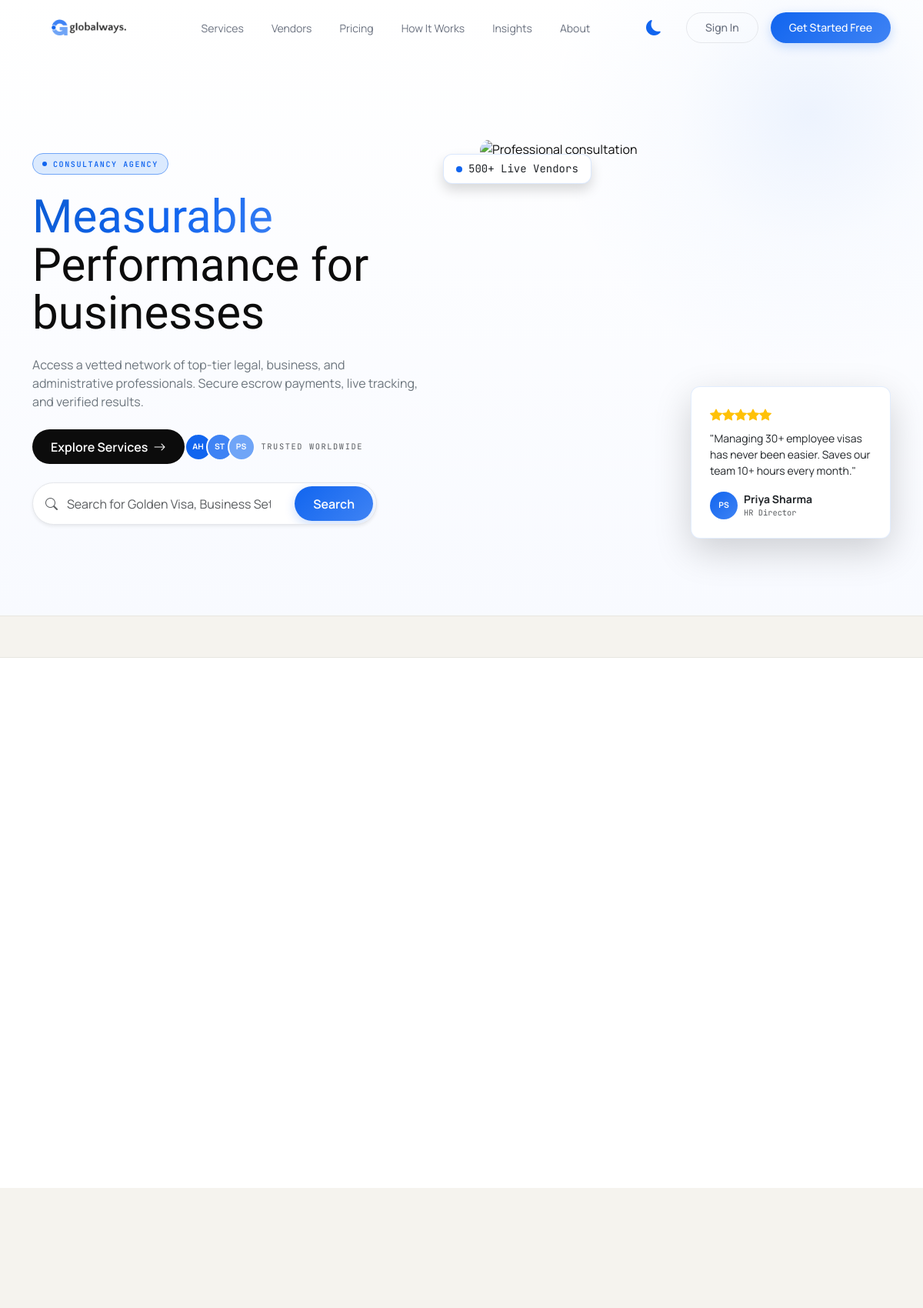
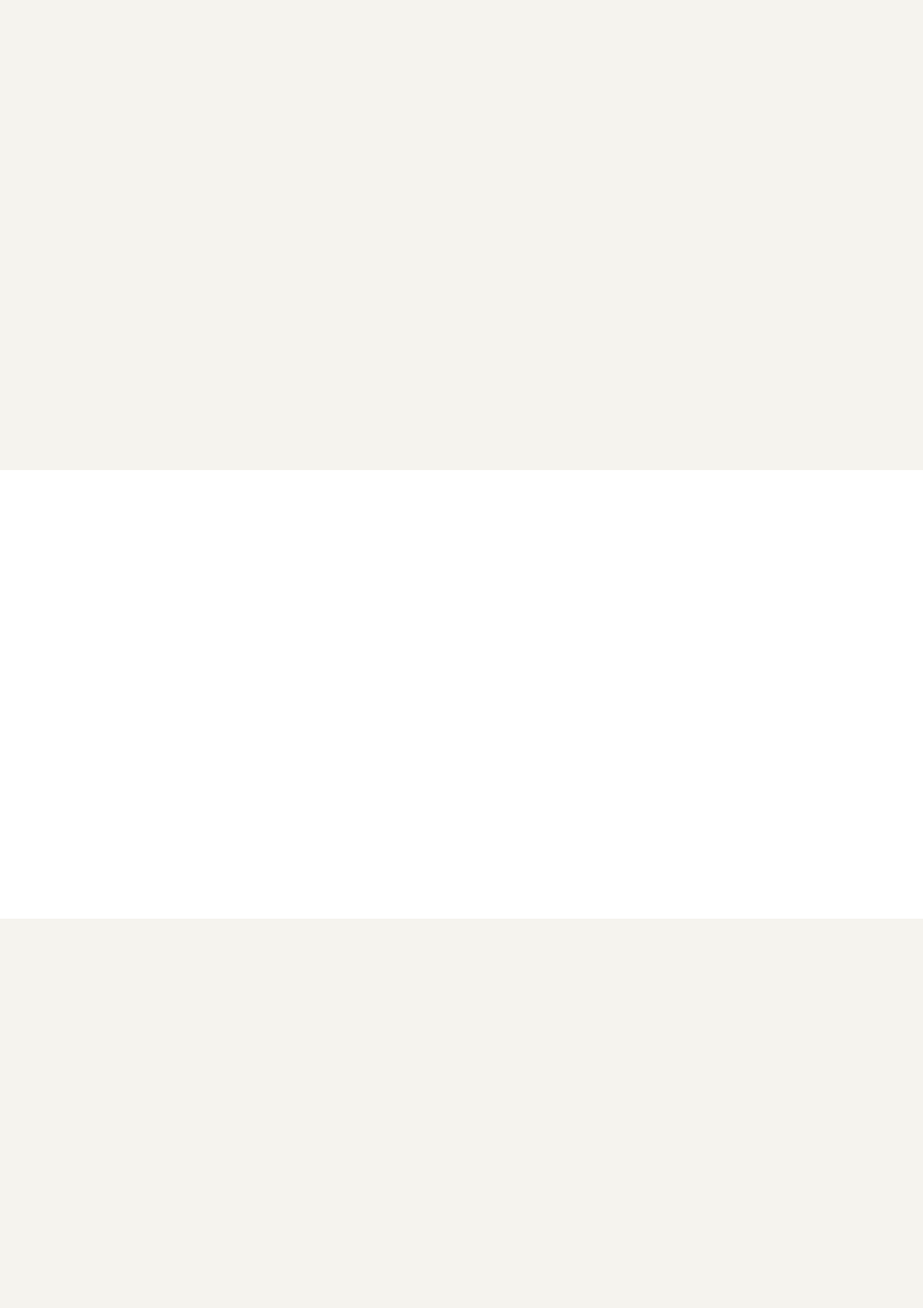
The page / (upper part) on the database its author committed (2 pictures, top to bottom).
### tables this page shows
CREATE TABLE `menu_items` (
  `id` int(10) unsigned NOT NULL AUTO_INCREMENT,
  `menu_id` int(10) unsigned NOT NULL,
  `parent_id` int(10) unsigned DEFAULT NULL,
  `title` varchar(150) NOT NULL,
  `url` varchar(255) NOT NULL,
  `sort_order` int(11) DEFAULT 0,
  PRIMARY KEY (`id`),
  KEY `idx_menu_id` (`menu_id`),
  CONSTRAINT `fk_menu_items_menu` FOREIGN KEY (`menu_id`) REFERENCES `menus` (`id`) ON DELETE CASCADE
);

CREATE TABLE `testimonials` (
  `id` int(10) unsigned NOT NULL AUTO_INCREMENT,
  `uuid` char(36) NOT NULL,
  `client_name` varchar(191) NOT NULL,
  `client_role` varchar(191) DEFAULT NULL,
  `client_location` varchar(191) DEFAULT NULL,
  `quote` text DEFAULT NULL,
  `avatar_text` varchar(10) DEFAULT NULL,
  `stars` tinyint(4) DEFAULT 5,
  `is_active` tinyint(1) DEFAULT 1,
  `created_at` timestamp NULL DEFAULT current_timestamp(),
  PRIMARY KEY (`id`),
  UNIQUE KEY `uuid` (`uuid`)
);

### lib/auth.php (called while the page is built, shortened)
<?php
function validate_session_bindings(): bool {
    if (empty($_SESSION['user'])) return true;
    return true;
}
function check_remember_me_cookie(): bool {
    if (empty($_COOKIE['remember_me'])) return false;
    $parts = explode('|', $_COOKIE['remember_me']);
    list($user_id, $token, $signature) = $parts;
    require_once __DIR__ . '/cache_helper.php';
    return login_user_by_id((int)$user_id);
}
function current_user(): ?array {
    if (empty($_SESSION['user'])) return null;
    $user = $_SESSION['user'];
    return $user;
}
?>

### lib/cache_helper.php (called while the page is built, shortened)
<?php
class CacheUtility {
    private static $use_apcu = null;
    private static $cache_dir = null;
    private static function init() {
        if (self::$use_apcu === null) {
            self::$use_apcu = function_exists('apcu_fetch') && ini_get('apcu.enabled');
            self::$cache_dir = __DIR__ . '/../var/cache';
        }
    }
    private static function should_bypass_cache() {
        if (isset($_SERVER['SCRIPT_NAME'])) {
            $script = $_SERVER['SCRIPT_NAME'];
        }
        if (isset($_SERVER['REQUEST_URI'])) {
            $uri = $_SERVER['REQUEST_URI'];
        }
        return false;
    }
    private static function get_file_path($key) {
        $safe_key = md5($key);
        return self::$cache_dir . '/' . $safe_key . '.cache';
    }
    public static function get($key) {
        $path = self::get_file_path($key);
        return null;
    }
    public static function set($key, $value, $ttl = 3600) {
        $path = self::get_file_path($key);
        $data = [
            'expires' => ($ttl === 0) ? 0 : (time() + $ttl),
            'value' => serialize($value)
        ];
        return @file_put_contents($path, json_encode($data)) !== false;
    }
}
function cache_get($key) {
    return CacheUtility::get($key);
}
function cache_set($key, $value, $ttl = 3600) {
    return CacheUtility::set($key, $value, $ttl);
}
?>

### lib/settings_helper.php (called while the page is built, shortened)
<?php
require_once __DIR__ . '/db_mysqli.php';
function get_all_settings() {
    require_once __DIR__ . '/cache_helper.php';
    $cached = cache_get('all_site_settings');
    global $mysqli;
    $res = $mysqli->query("SELECT `key`, `value` FROM site_settings");
    $settings = [];
    if ($res) {
        while ($row = $res->fetch_assoc()) {
            $settings[$row['key']] = $row['value'];
        }
    }
    return $settings;
}

### index.php (the view, shortened to what this page needs)
<?php
require_once __DIR__ . '/lib/settings_helper.php';
require_once __DIR__ . '/lib/db_mysqli.php';
require_once __DIR__ . '/lib/cache_helper.php';
$s = get_all_settings();
$testi_head = cache_get('index_testi_head');
if ($testi_head === null) {
    $testi_head_res = $mysqli->query("SELECT * FROM testimonials WHERE is_active = 1 and stars>=4 ORDER BY RAND()  LIMIT 1");
    $testi_head = [];
    if ($testi_head_res) {
        while($row = $testi_head_res->fetch_assoc()) $testi_head[] = $row;
    }
}
include __DIR__ . '/partials/frontend_header.php';
?>
  <main>
    <section class="hero-section d-flex align-items-center bg-white">
      <div class="hero-blob" style="top:-12rem;right:-12rem;width:680px;height:680px;background:radial-gradient(circle,rgba(17,101,239,0.07),rgba(112,165,247,0.03),transparent 70%)"></div>
      <div class="container-xl py-5 position-relative">
        <div class="row align-items-center g-5">
          <div class="col-lg-6 fade-in">
            <div class="badge-gw d-inline-flex align-items-center gap-2 mb-4">
              <span class="rounded-circle bg-primary" style="width:6px;height:6px"></span>
              Consultancy Agency
            </div>
            <h1 class="font-serif mb-4" style="font-size:clamp(2.6rem,5vw,4.2rem);line-height:1.04">
              <span class="text-gradient-blue"><?= htmlspecialchars($s['hero_title_gradient'] ?? 'Measurable') ?></span><br>
              <?= nl2br(htmlspecialchars($s['hero_title_rest'] ?? "Performance for\nbusinesses")) ?>
            </h1>
            <p class="text-secondary mb-4 pe-lg-4"><?= htmlspecialchars($s['hero_subtitle'] ?? 'Global Ways is a marketplace built for teams that need direction, structure, and execution — not vague advice or long decks. Compare 500+ verified vendors and get guaranteed UAE results.') ?></p>
            <div class="d-flex flex-wrap align-items-center gap-3 mb-4">
              <a href="<?= htmlspecialchars($s['hero_cta_url'] ?? 'services.php') ?>" class="btn btn-gw-dark"><?= htmlspecialchars($s['hero_cta_text'] ?? 'Start a Free Meeting') ?> <i class="bi bi-arrow-right ms-1"></i></a>
              <div class="d-flex align-items-center gap-2">
                <div class="d-flex" style="margin-left:-0.5rem">
                  <span class="avatar-circle border border-2 border-white" style="background:#1165EF;margin-left:-0.5rem">AH</span>
                  <span class="avatar-circle border border-2 border-white" style="background:#3F83F4;margin-left:-0.5rem">ST</span>
                  <span class="avatar-circle border border-2 border-white" style="background:#70A5F7;margin-left:-0.5rem">PS</span>
                </div>
                <span class="font-mono text-uppercase text-muted" style="font-size:0.65rem;letter-spacing:0.15em">Trusted worldwide</span>
              </div>
            </div>
            <form class="hero-search d-flex align-items-center bg-white shadow-sm" action="services.php">
              <i class="bi bi-search text-muted ms-3"></i>
              <input type="search" name="q" class="form-control" placeholder="Search for Golden Visa, Business Setup…">
              <button type="submit" class="btn btn-gw-blue m-1">Search</button>
            </form>
          </div>
          <div class="col-lg-6 d-none d-lg-block position-relative fade-in">
            <div class="rounded-4 overflow-hidden" style="height:520px">
              <img src="<?= htmlspecialchars($s['hero_bg_image'] ?? 'https://images.unsplash.com/photo-1713947506827-c646da3ad1db?w=900&q=85') ?>" alt="Professional consultation" class="w-100 h-100 object-fit-cover">
            </div>
            <div class="card review-card-float shadow-lg p-4">
              <div class="text-warning mb-2">
                  <?php for($i=0; $i<$testi_head[0]['stars']; $i++): ?><i class="bi bi-star-fill"></i><?php endfor; ?>
            </div>
              <p class="small mb-3">"<?= htmlspecialchars($testi_head[0]['quote']) ?>"</p>
              <div class="d-flex align-items-center gap-2">
                <span class="avatar-circle" style="background:linear-gradient(135deg,#1165EF,#3F83F4)"><?= htmlspecialchars($testi_head[0]['avatar_text']) ?></span>
                <div>
                  <div class="small fw-bold"><?= htmlspecialchars($testi_head[0]['client_name']) ?></div>
                  <div class="font-mono text-muted" style="font-size:0.65rem"><?= htmlspecialchars($testi_head[0]['client_role']) ?></div>
                </div>
              </div>
            </div>
            <div class="card vendor-badge-float shadow px-3 py-2">
              <span class="d-flex align-items-center gap-2 small font-mono"><span class="rounded-circle bg-primary" style="width:8px;height:8px"></span><?= htmlspecialchars($s['stat_card1_number'] ?? '500+') ?> Live Vendors</span>
            </div>
          </div>
        </div>
      </div>
    </section>
    <section class="trust-bar py-3">
    </section>
    <section class="py-5 bg-white">
    </section>
    <section class="py-5 bg-warm">
    </section>
    <section class="py-5 bg-white">
    </section>
    <section class="py-5 bg-warm">
    </section>
  </main>
<?php include __DIR__ . '/partials/frontend_footer.php'; ?>

### partials/frontend_header.php (shortened to what this page needs)
<?php
require_once __DIR__ . '/../lib/auth.php';
require_once __DIR__ . '/../lib/permissions.php';
$current_user = current_user();
$header_items = [];
$h_res = $mysqli->query("SELECT mi.* FROM menu_items mi JOIN menus m ON m.id = mi.menu_id WHERE m.location = 'header' ORDER BY mi.sort_order ASC, mi.id ASC");
if ($h_res) {
    while ($row = $h_res->fetch_assoc()) {
        $header_items[] = $row;
    }
}
?>
<!DOCTYPE html>
<html lang="en">
<head>
  <link href="https://cdn.jsdelivr.net/npm/bootstrap@5.3.3/dist/css/bootstrap.min.css" rel="stylesheet">
  <link href="https://cdn.jsdelivr.net/npm/bootstrap-icons@1.11.3/font/bootstrap-icons.min.css" rel="stylesheet">
  <link href="css/globalways.css" rel="stylesheet">
</head>
<body>
  <nav class="navbar navbar-expand-lg gw-navbar fixed-top" id="gwNav">
    <div class="container-xl">
      <a class="navbar-brand py-0 d-flex align-items-center" href="index.php">
        <img src="assets/logo.png" alt="globalways" class="gw-logo gw-logo-default">
      </a>
      <div class="collapse navbar-collapse" id="mainNav">
        <ul class="navbar-nav mx-auto mb-2 mb-lg-0 gap-lg-1">
          <?php foreach ($header_items as $item): ?>
            <li class="nav-item">
              <a class="nav-link" href="<?= htmlspecialchars($item['url']) ?>">
                <?= htmlspecialchars($item['title']) ?>
              </a>
            </li>
          <?php endforeach; ?>
        </ul>
        <div class="d-flex align-items-center gap-3 navbar-actions">
          <button class="btn btn-link nav-link p-2 d-flex align-items-center justify-content-center" id="themeToggleBtn" title="Toggle Light/Dark Theme" style="border: none; background: none;">
            <i class="bi bi-moon-fill text-primary" id="themeToggleIcon" style="font-size: 1.25rem;"></i>
          </button>
          <?php if ($current_user): ?>
              <?php if (is_role('admin') || is_role('Super Admin')): ?>
                  <a href="admin/dashboard.php" class="btn btn-signin rounded-pill px-4">Admin Panel</a>
              <?php elseif (is_role('provider')): ?>
                  <a href="vendor/index.php" class="btn btn-signin rounded-pill px-4">Vendor Portal</a>
              <?php elseif (is_role('customer')): ?>
                  <a href="customer/index.php" class="btn btn-signin rounded-pill px-4">Customer Portal</a>
              <?php endif; ?>
              <a href="logout.php" class="btn btn-gw-blue px-4">Logout</a>
          <?php else: ?>
              <a href="login.php" class="btn btn-signin rounded-pill px-4">Sign In</a>
              <a href="register.php" class="btn btn-gw-blue px-4">Get Started Free</a>
          <?php endif; ?>
        </div>
      </div>
    </div>
  </nav>
  <div id="main-content-layout">

### templates/bot-widget.php (style rules this page uses)
:root { --bot-primary: #1165ef; --bot-dark: #111827; --bot-light: #f3f4f6; --bot-bg: #ffffff; --bot-shadow: 0 10px 25px -5px rgba(0, 0, 0, 0.1), 0 8px 10px -6px rgba(0, 0, 0, 0.1); --bot-border: #e5e7eb; }

### rows shown on the page
menu_items: title "Services"
menu_items: title "Vendors"
menu_items: title "Pricing"
menu_items: title "How It Works"
menu_items: title "Insights"
menu_items: title "About"
testimonials: stars 5 (drawn), quote "Managing 30+ employee visas has never been easier. Saves our team 10+ hours every month.", avatar_text "PS", client_name "Priya Sharma", client_role "HR Director"

### other values the page prints
$s['hero_title_gradient'] "Measurable"
$s['hero_title_rest'] "Performance for businesses"
$s['hero_subtitle'] "Access a vetted network of top-tier legal, business, and administrative professionals. Secure escrow payments, live tracking, and verified results."
$s['hero_cta_text'] "Explore Services"
$s['stat_card1_number'] "500+"
